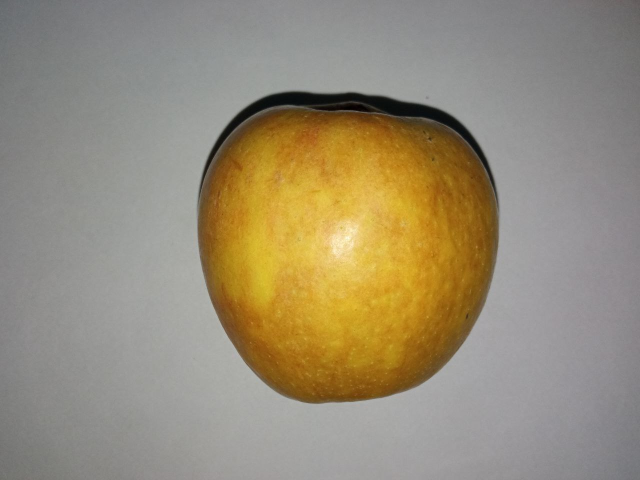
#> input picture data/raw/Apple/Fresh/Apple_Fresh_000.jpg, 1280 x 960 px (shown at 1/2 size); its folder holds only this picture in this run
$ python -i segment.py   (imports and definitions only)
#> lines starting #> are read from the running program, lines starting #| are printed output that depends on the picture; after the words box and inside, x2 and y2 are one past the last pixel; in counts of white or black regions, pixels touching at a corner belong together
"""
MODULE 1 - TÁCH QUẢ KHỎI NỀN (Chương 3, 5, 6)

Phương pháp chính "bg_dist" (nền đơn sắc xám-trắng / lam nhạt, KỂ CẢ nền bị tối dần ra góc - vignette):
  1. Ước lượng NỀN dạng mặt cong mượt: khớp đa thức bậc cao (1,x,y,x²,xy,y²,r⁴) theo bình phương tối thiểu
     trên dải viền ảnh, lặp loại pixel ngoại lai (quả chạm mép)       -> thích ứng từng ảnh, chịu được vignette
  2. D(z) = khoảng cách Euclid RGB tới màu nền TẠI CHÍNH VỊ TRÍ ĐÓ  (Color Slicing, Ch.3)
  3. Ngưỡng = Otsu(D) kẹp trong [min_dist, max_dist]                   (Ch.6 Otsu)
  4. Loại bóng đổ: pixel cùng sắc với nền (S thấp) nhưng tối hơn nền
  5. Opening, Closing, lấp lỗ                                          (Ch.5 Morphology)
Phương pháp dự phòng: "otsu_s" (Otsu kênh S, Ch.3+6) và "kmeans" (K-means K=3, Ch.6).
"""
import cv2
import numpy as np
import config


def _ellipse(k):
    k = max(1, int(k)) | 1
    return cv2.getStructuringElement(cv2.MORPH_ELLIPSE, (k, k))


def estimate_background_color(img, patch=12):
    """
    Màu nền (3,) = trung vị của trung vị 4 mảnh góc. Quả hiếm khi phủ cả 4 góc nên khá bền
    (kể cả khi quả chạm 1-2 mép ảnh).
    """
    h, w = img.shape[:2]
    p = max(1, min(patch, h // 4, w // 4))
    corners = [img[:p, :p], img[:p, -p:], img[-p:, :p], img[-p:, -p:]]
    meds = np.array([np.median(c.reshape(-1, 3), axis=0) for c in corners])
    return np.median(meds, axis=0)


def _poly_design(xn, yn):
    """Ma trận thiết kế đa thức theo toạ độ chuẩn hoá [-1,1]: [1, x, y, x^2, xy, y^2, (x^2+y^2)^2]."""
    return np.stack([np.ones_like(xn), xn, yn, xn * xn, xn * yn, yn * yn, (xn * xn + yn * yn) ** 2], axis=-1)


def estimate_background_surface(img, ring_frac=0.08, n_iter=3, exclude=None):
    """
    Nền dạng mặt cong (h,w,3) float32. Khớp đa thức trên dải viền ảnh (rộng ring_frac*cạnh ngắn);
    mỗi vòng loại các pixel có sai số lớn (quả chạm mép ảnh, vật lạ). Tính trên ảnh thu nhỏ rồi phóng lại -> nhanh.
    exclude: mặt nạ bool/uint8 (h,w) của vùng ĐÃ BIẾT là quả. Nếu có, khớp trên MỌI pixel ngoài vùng này
             (ràng buộc nền sát quả tốt hơn so với chỉ dùng dải viền).
    """
    H, W = img.shape[:2]
    s = max(1, int(round(max(H, W) / 160)))
    small = cv2.resize(img, (max(8, W // s), max(8, H // s)), interpolation=cv2.INTER_AREA).astype(np.float32)
    h, w = small.shape[:2]
    yy, xx = np.mgrid[0:h, 0:w]
    A = _poly_design((xx / (w - 1)) * 2 - 1, (yy / (h - 1)) * 2 - 1).reshape(-1, 7).astype(np.float64)
    Y = small.reshape(-1, 3).astype(np.float64)
    ring_px = max(2, int(round(ring_frac * min(h, w))))
    ring = (np.minimum(np.minimum(xx, w - 1 - xx), np.minimum(yy, h - 1 - yy)) < ring_px).ravel()

    fit_set = ring
    if exclude is not None:
        ex = cv2.resize((exclude > 0).astype(np.uint8), (w, h), interpolation=cv2.INTER_NEAREST).ravel() > 0
        if (~ex).sum() >= 0.12 * h * w:             # đủ pixel nền mới dùng; nếu không giữ dải viền
            fit_set = ~ex
    inl, coef = fit_set.copy(), None
    for _ in range(n_iter):
        if inl.sum() < 30:
            break
        coef, *_ = np.linalg.lstsq(A[inl], Y[inl], rcond=None)
        r = np.linalg.norm(A @ coef - Y, axis=1)
        inl = fit_set & (r < max(12.0, 3.0 * np.median(r[fit_set]) + 6.0))
    if coef is None:                                              # dự phòng: nền hằng số
        const = np.median(Y[ring], axis=0)
        return np.tile(const.astype(np.float32), (H, W, 1))
    surf = A @ coef
    lo = np.percentile(Y[inl], 1, axis=0) - 15.0            # chặn ngoại suy phi lý: nền không thể nằm ngoài
    hi = np.percentile(Y[inl], 99, axis=0) + 15.0           # khoảng giá trị thật của các pixel nền đã khớp
    surf = np.clip(surf, lo, hi).reshape(h, w, 3).astype(np.float32)
    return np.clip(cv2.resize(surf, (W, H), interpolation=cv2.INTER_LINEAR), 0, 255)


def estimate_background(img, cfg, exclude=None):
    """Nền (h,w,3) float32. bg_model='surface' (mặc định, chịu vignette) hoặc 'const' (màu hằng từ 4 góc)."""
    if cfg.get("bg_model", "surface") == "const":
        return np.tile(estimate_background_color(img, cfg["bg_patch"]).astype(np.float32), (*img.shape[:2], 1))
    return estimate_background_surface(img, cfg.get("bg_ring", 0.08), exclude=exclude)


def _bg_dist_mask(img, cfg):
    """Tính ở độ phân giải làm việc <= work_size (cạnh dài) cho nhanh; ảnh nhỏ hơn giữ nguyên."""
    H, W = img.shape[:2]
    k = max(1, int(np.ceil(max(H, W) / cfg.get("work_size", 480))))
    if k == 1:
        return _bg_dist_mask_core(img, cfg)
    small = cv2.resize(img, (W // k, H // k), interpolation=cv2.INTER_AREA)
    m = _bg_dist_mask_core(small, cfg)
    return (cv2.resize(m, (W, H), interpolation=cv2.INTER_LINEAR) > 127).astype(np.uint8) * 255


def _bg_dist_mask_core(img, cfg):
    f32 = img.astype(np.float32)

    def dist_mask(bg):
        dist = np.sqrt(((f32 - bg) ** 2).sum(axis=2))
        t, _ = cv2.threshold(np.clip(dist, 0, 255).astype(np.uint8), 0, 255,
                             cv2.THRESH_BINARY + cv2.THRESH_OTSU)
        return dist > float(np.clip(t, cfg["min_dist"], cfg["max_dist"]))

    bg = estimate_background(img, cfg)                       # vòng 1: khớp nền từ dải viền
    mask = dist_mask(bg)
    if cfg.get("bg_model", "surface") == "surface" and cfg.get("bg_refit", True) and mask.any():
        r = max(8, int(0.05 * min(img.shape[:2])))           # vòng 2: khớp lại bằng mọi pixel ngoài quả
        excl = cv2.dilate(mask.astype(np.uint8) * 255, _ellipse(2 * r + 1))
        bg = estimate_background(img, cfg, exclude=excl)
        mask = dist_mask(bg)
    if cfg["suppress_shadow"]:                               # bóng đổ: cùng sắc với nền (S thấp), tối hơn nền
        hsv = cv2.cvtColor(img, cv2.COLOR_BGR2HSV)
        bg_hsv = cv2.cvtColor(np.clip(bg, 0, 255).astype(np.uint8), cv2.COLOR_BGR2HSV)
        shadow = ((hsv[..., 1].astype(np.int16) < bg_hsv[..., 1].astype(np.int16) + cfg["shadow_dS"])
                  & (hsv[..., 2] < bg_hsv[..., 2]) & (hsv[..., 2] > 0.4 * bg_hsv[..., 2]))
        mask &= ~shadow
    return mask.astype(np.uint8) * 255


def _otsu_s_mask(img, cfg):
    s = cv2.cvtColor(img, cv2.COLOR_BGR2HSV)[..., 1]
    t, _ = cv2.threshold(s, 0, 255, cv2.THRESH_BINARY + cv2.THRESH_OTSU)
    thr = float(np.clip(t, cfg["s_min"], cfg["s_max"]))
    return (s > thr).astype(np.uint8) * 255


def _kmeans_mask(img, cfg):
    bg = estimate_background_color(img, cfg["bg_patch"])
    small = cv2.resize(img, None, fx=0.5, fy=0.5, interpolation=cv2.INTER_AREA)
    data = small.reshape(-1, 3).astype(np.float32)
    cv2.setRNGSeed(0)
    crit = (cv2.TERM_CRITERIA_EPS + cv2.TERM_CRITERIA_MAX_ITER, 20, 1.0)
    _, _, centers = cv2.kmeans(data, cfg["kmeans_k"], None, crit, 2, cv2.KMEANS_PP_CENTERS)
    is_bg = np.linalg.norm(centers - bg[None, :], axis=1) < cfg["kmeans_bg_dist"]
    if not is_bg.any():                                   # luôn coi cụm gần nền nhất là nền
        is_bg[np.argmin(np.linalg.norm(centers - bg[None, :], axis=1))] = True
    f = img.reshape(-1, 3).astype(np.float32)
    d = ((f[:, None, :] - centers[None, :, :]) ** 2).sum(axis=2)
    lab = np.argmin(d, axis=1).reshape(img.shape[:2])
    return (~is_bg[lab]).astype(np.uint8) * 255


def clean_mask(mask, open_k=5, close_k=9, fill_holes=True):
    """Opening xoá đốm nhiễu, Closing hàn khe, lấp lỗ bên trong quả (Ch.5)."""
    m = cv2.morphologyEx(mask, cv2.MORPH_OPEN, _ellipse(open_k))
    m = cv2.morphologyEx(m, cv2.MORPH_CLOSE, _ellipse(close_k))
    if fill_holes:
        cnts, _ = cv2.findContours(m, cv2.RETR_EXTERNAL, cv2.CHAIN_APPROX_SIMPLE)
        m = np.zeros_like(m)
        cv2.drawContours(m, cnts, -1, 255, -1)
    return m


def segment_fruits(frame_pre, cfg=None, return_raw=False):
    """
    Input : frame BGR đã tiền xử lý (h,w,3) uint8
    Output: mask_full uint8 {0,255} (h,w); 255 = quả
    """
    cfg = cfg or config.SEGMENT
    method = cfg["method"]
    if method == "bg_dist":
        raw = _bg_dist_mask(frame_pre, cfg)
    elif method == "otsu_s":
        raw = _otsu_s_mask(frame_pre, cfg)
    elif method == "kmeans":
        raw = _kmeans_mask(frame_pre, cfg)
    else:
        raise ValueError(f"SEGMENT.method không hợp lệ: {method}")

    mask = clean_mask(raw, cfg["open_k"], cfg["close_k"], cfg["fill_holes"])
    if return_raw:
        return mask, raw
    return mask

>>> import cv2
>>> picture = cv2.imread('../data/raw/Apple/Fresh/Apple_Fresh_000.jpg')
#> picture is the input picture: shape (960, 1280, 3); mean B, G, R 118.9, 140.8, 151.3
>>> result = segment_fruits(picture)
#> in estimate_background_surface, `ring = (np.minimum(np.minimum(xx, w - 1 - xx), np.minimum(yy, h - 1 - ..`:
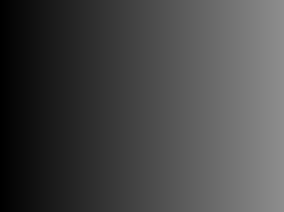
#> xx: shape (106, 142) int64 (shown 2 times larger); min 0, max 141, mean 70.5
#> in estimate_background_surface, `ring = (np.minimum(np.minimum(xx, w - 1 - xx), np.minimum(yy, h - 1 - ..`:
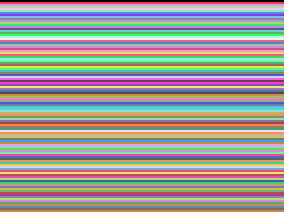
#> yy: shape (106, 142) int64 (shown 2 times larger); 106 distinct labels, from 0 to 105; one colour per label, 0 black
#> in estimate_background_surface, `lo = np.percentile(Y[inl], 1, axis=0) - 15.0`: lo = [92, 93, 93]
#> in estimate_background_surface, `hi = np.percentile(Y[inl], 99, axis=0) + 15.0`: hi = [177, 179, 179]
#> in dist_mask, `dist = np.sqrt(((f32 - bg) ** 2).sum(axis=2))`:
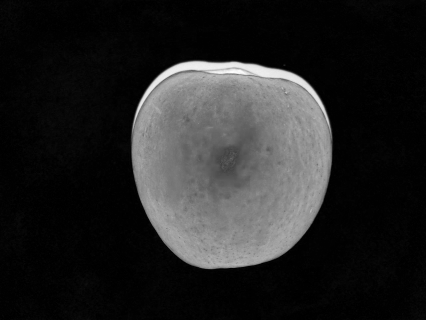
#> dist: shape (320, 426) float32; min 0.0595, max 279.8, mean 40.8; drawn with min black and max white
#> in dist_mask, `t, _ = cv2.threshold(np.clip(dist, 0, 255).astype(np.uint8), 0, 255, c..`: t = 76
#> in dist_mask, `return dist > float(np.clip(t, cfg["min_dist"], cfg["max_dist"]))`: returned value: shape (320, 426) bool; 25.3% white; 1 white region, box (x1, y1, x2, y2) and area: (131, 60, 332, 269) 34479
#> in _bg_dist_mask_core, `excl = cv2.dilate(mask.astype(np.uint8) * 255, _ellipse(2 * r + 1))`:
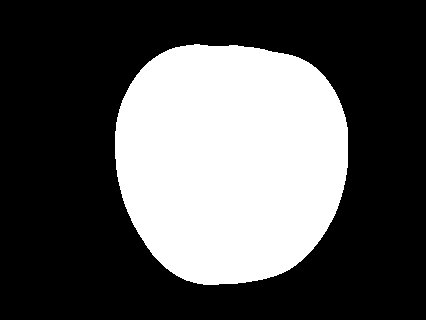
#> excl: shape (320, 426); 33.7% white; 1 white region, box (x1, y1, x2, y2) and area: (115, 44, 348, 285) 45994
#> in dist_mask (call 2), `return dist > float(np.clip(t, cfg["min_dist"], cfg["max_dist"]))`: returned value: shape (320, 426) bool; 25.3% white; 1 white region, box (x1, y1, x2, y2) and area: (131, 60, 332, 269) 34473
#> in _bg_dist_mask_core, `hsv = cv2.cvtColor(img, cv2.COLOR_BGR2HSV)`: hsv: shape (320, 426, 3); mean H, S, V 58.7, 51.3, 152.1
#> in _bg_dist_mask_core, `bg_hsv = cv2.cvtColor(np.clip(bg, 0, 255).astype(np.uint8), cv2.COLOR_..`: bg_hsv: shape (320, 426, 3); mean H, S, V 66.9, 4.1, 152.9
#> in _bg_dist_mask_core, `shadow = ((hsv[..., 1].astype(np.int16) < bg_hsv[..., 1].astype(np.int..`:
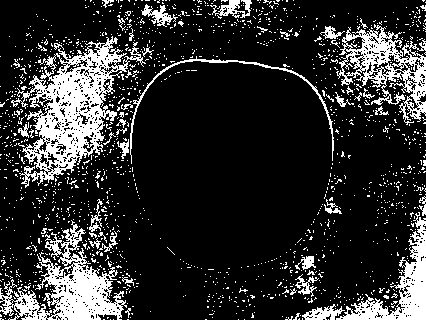
#> shadow: shape (320, 426) bool; 18.4% white; 1575 white regions (1528 under 20 px), largest, box (x1, y1, x2, y2) and area: (11, 36, 146, 188) 6909, (0, 220, 127, 320) 4574, (336, 24, 426, 125) 3272
#> in _bg_dist_mask_core, `mask &= ~shadow`:
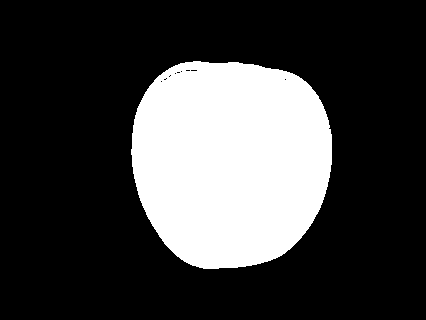
#> mask: shape (320, 426) bool; 25.1% white; 1 white region, box (x1, y1, x2, y2) and area: (131, 61, 332, 269) 34187
#> in _bg_dist_mask, `return (cv2.resize(m, (W, H), interpolation=cv2.INTER_LINEAR) > 127).a..`:
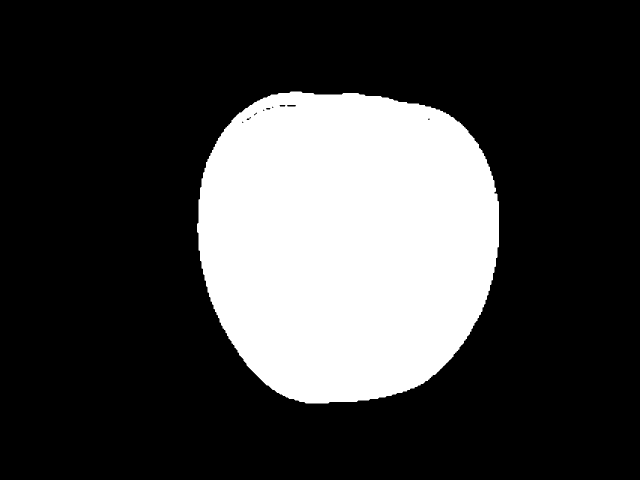
#> returned value: shape (960, 1280) (shown at 1/2 size); 25.1% white; 1 white region, box (x1, y1, x2, y2) and area: (394, 183, 998, 807) 308152
#> in clean_mask, `m = cv2.morphologyEx(mask, cv2.MORPH_OPEN, _ellipse(open_k))`: m: shape (960, 1280); 25.1% white; 1 white region, box (x1, y1, x2, y2) and area: (394, 183, 998, 807) 308069
#> in clean_mask, `m = cv2.morphologyEx(m, cv2.MORPH_CLOSE, _ellipse(close_k))`: m: shape (960, 1280); 25.1% white; 1 white region
#> in clean_mask, `cnts, _ = cv2.findContours(m, cv2.RETR_EXTERNAL, cv2.CHAIN_APPROX_SIMP..`: cnts = 1 contour; box (x1, y1, x2, y2) and area: (394, 183, 998, 807) 307434

$ run again, on data/raw/Apple/Fresh/Apple_Fresh_002.jpg
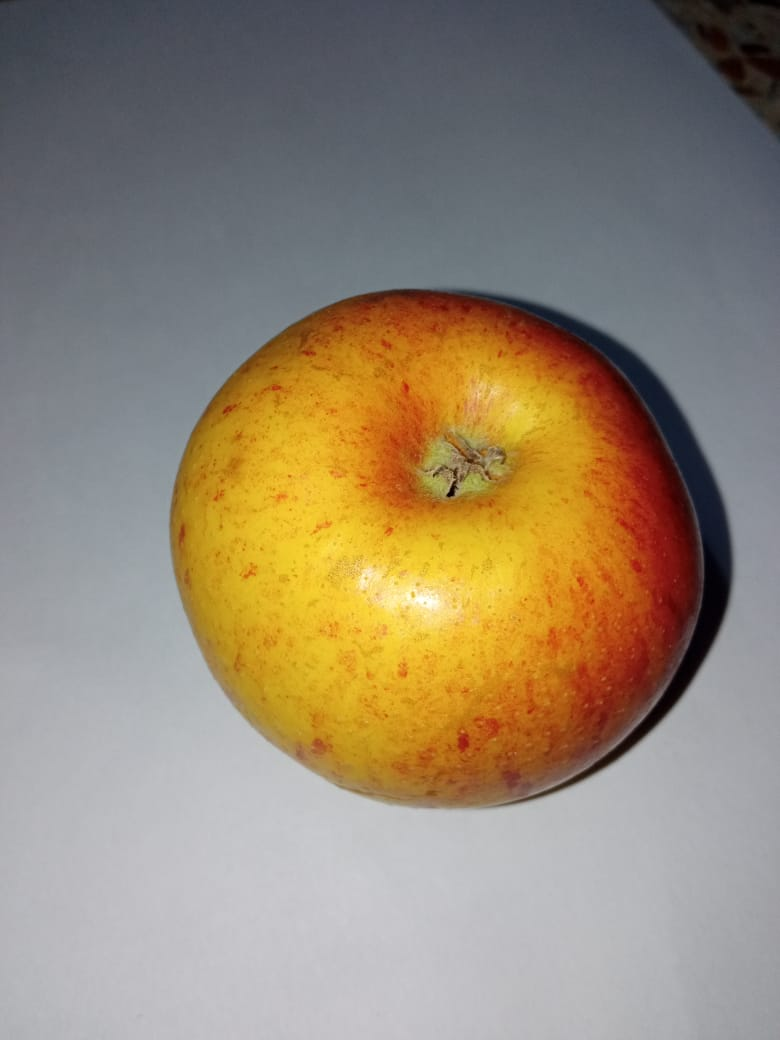
#> input picture data/raw/Apple/Fresh/Apple_Fresh_002.jpg, 780 x 1040 px
#> picture is the input picture: shape (1040, 780, 3); mean B, G, R 115.2, 135.2, 149.1
#> in estimate_background_surface, `ring = (np.minimum(np.minimum(xx, w - 1 - xx), np.minimum(yy, h - 1 - ..`:
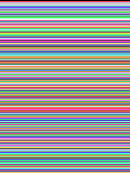
#> yy: shape (173, 130) int64; 173 distinct labels, from 0 to 172; one colour per label, 0 black
#> lo = [63, 53, 47]
#> hi = [216, 211, 212]
#> t = 80
#> excl: shape (346, 260); 39.3% white; 2 white regions, box (x1, y1, x2, y2) and area: (44, 83, 258, 282) 33499, (210, 0, 260, 58) 1852
#> hsv: shape (346, 260, 3); mean H, S, V 85.7, 73.5, 156.6
#> bg_hsv: shape (346, 260, 3); mean H, S, V 108.5, 22.1, 151.5
#> shadow: shape (346, 260) bool; 31.1% white; 261 white regions (247 under 20 px), largest, box (x1, y1, x2, y2) and area: (0, 0, 260, 270) 18475, (2, 282, 260, 346) 8044, (186, 84, 224, 104) 330
#> mask: shape (346, 260) bool; 28.7% white; 12 white regions (9 under 20 px), largest, box (x1, y1, x2, y2) and area: (56, 96, 244, 269) 25318, (232, 7, 260, 34) 394, (236, 0, 260, 6) 89
#> in clean_mask, `m = cv2.morphologyEx(m, cv2.MORPH_CLOSE, _ellipse(close_k))`:
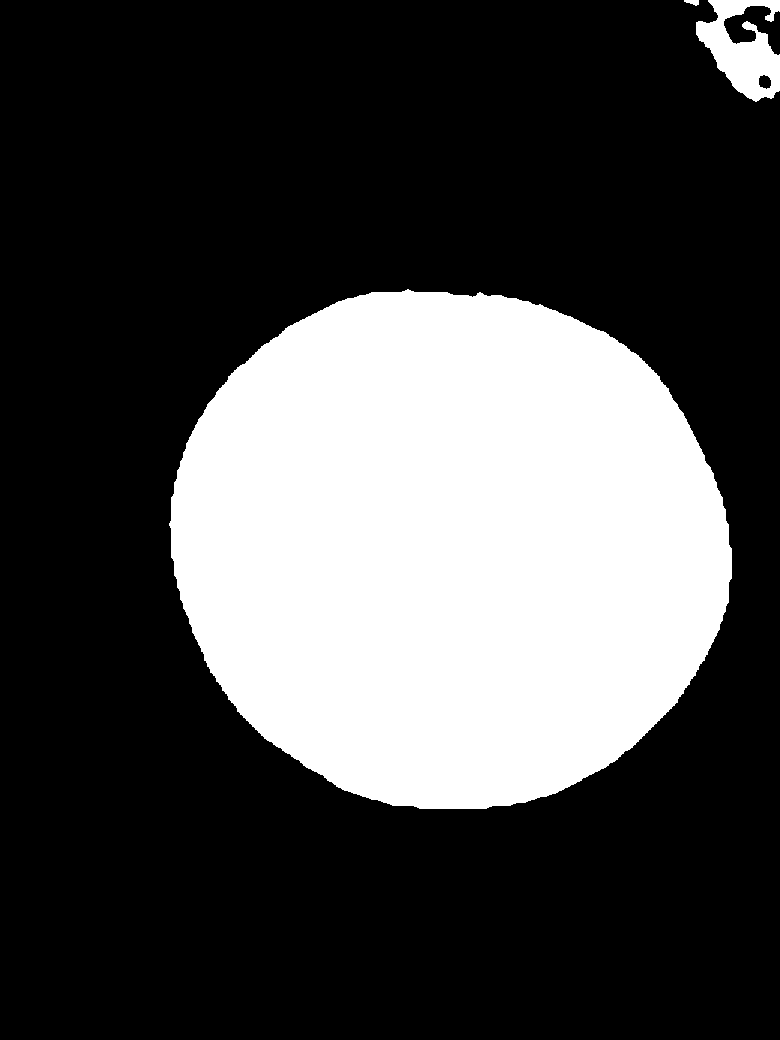
#> m: shape (1040, 780); 28.8% white; 3 white regions
#> cnts = 3 contours; box (x1, y1, x2, y2) and area: (169, 289, 732, 809) 227890, (696, 0, 780, 102) 4580, (684, 0, 699, 6) 42

$ run again, on data/raw/Apple/Fresh/Apple_Fresh_005.jpg
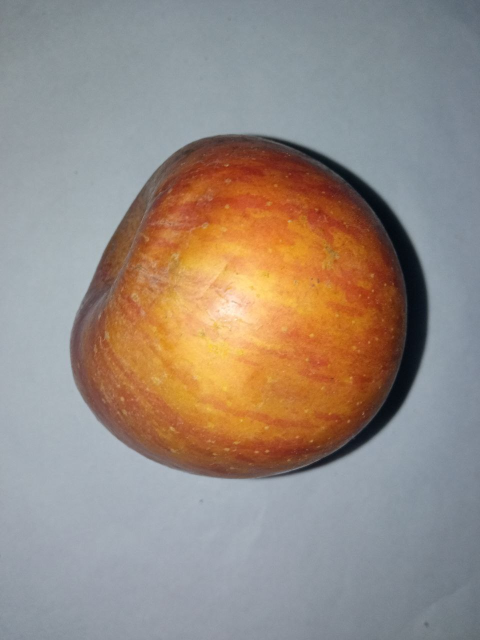
#> input picture data/raw/Apple/Fresh/Apple_Fresh_005.jpg, 960 x 1280 px (shown at 1/2 size)
#> picture is the input picture: shape (1280, 960, 3); mean B, G, R 130.2, 139.5, 151.6
#> in estimate_background_surface, `ring = (np.minimum(np.minimum(xx, w - 1 - xx), np.minimum(yy, h - 1 - ..`:
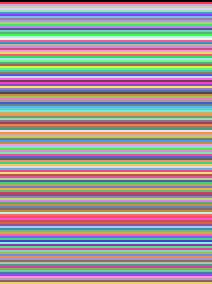
#> yy: shape (142, 106) int64 (shown 2 times larger); 142 distinct labels, from 0 to 141; one colour per label, 0 black
#> lo = [106, 97, 87]
#> hi = [201, 195, 184]
#> t = 85
#> excl: shape (426, 320); 40.6% white; 1 white region, box (x1, y1, x2, y2) and area: (30, 73, 302, 335) 55342
#> hsv: shape (426, 320, 3); mean H, S, V 78.1, 71.2, 164.6
#> bg_hsv: shape (426, 320, 3); mean H, S, V 103.3, 28.8, 169.8
#> shadow: shape (426, 320) bool; 23.8% white; 964 white regions (905 under 20 px), largest, box (x1, y1, x2, y2) and area: (0, 10, 289, 325) 17256, (196, 330, 320, 426) 5450, (0, 360, 97, 426) 2677
#> mask: shape (426, 320) bool; 30.1% white; 3 white regions (2 under 20 px), largest, box (x1, y1, x2, y2) and area: (48, 91, 285, 318) 40996
#> in clean_mask, `m = cv2.morphologyEx(m, cv2.MORPH_CLOSE, _ellipse(close_k))`:
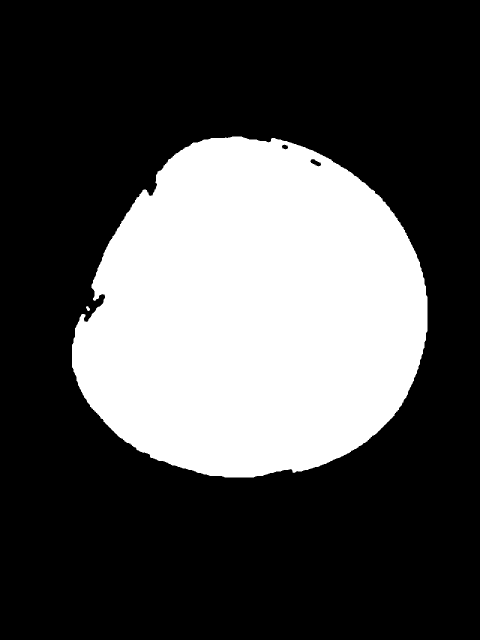
#> m: shape (1280, 960) (shown at 1/2 size); 30.2% white; 2 white regions
#> cnts = 2 contours; box (x1, y1, x2, y2) and area: (144, 273, 855, 955) 370333, (172, 612, 180, 622) 38

$ run again, on data/raw/Apple/Fresh/Apple_Fresh_006.jpg
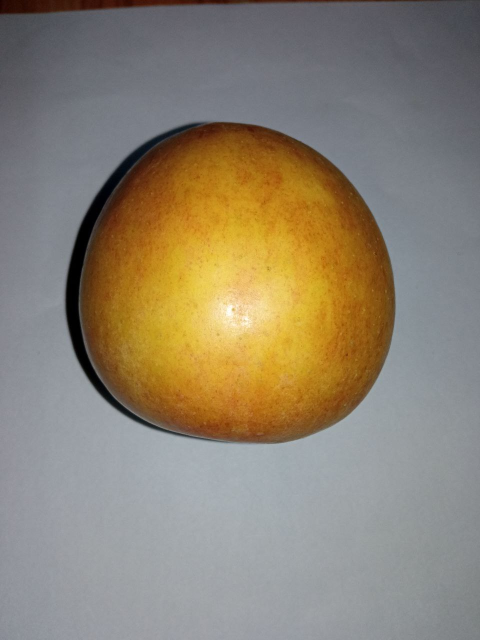
#> input picture data/raw/Apple/Fresh/Apple_Fresh_006.jpg, 960 x 1280 px (shown at 1/2 size)
#> picture is the input picture: shape (1280, 960, 3); mean B, G, R 113.1, 130.8, 141.1
#> yy: shape (142, 106) int64; 142 distinct labels, from 0 to 141
#> lo = [63.52, 58, 57]
#> hi = [182, 177, 174]
#> t = 73
#> excl: shape (426, 320); 40.7% white; 2 white regions, box (x1, y1, x2, y2) and area: (27, 65, 280, 311) 49879, (0, 0, 294, 25) 5666
#> hsv: shape (426, 320, 3); mean H, S, V 83, 67.5, 148.1
#> bg_hsv: shape (426, 320, 3); mean H, S, V 106.9, 18.9, 147.9
#> shadow: shape (426, 320) bool; 25.8% white; 1072 white regions (1037 under 20 px), largest, box (x1, y1, x2, y2) and area: (0, 47, 302, 420) 23336, (99, 0, 320, 103) 4940, (0, 7, 63, 104) 2366
#> mask: shape (426, 320) bool; 28.1% white; 7 white regions (5 under 20 px), largest, box (x1, y1, x2, y2) and area: (44, 81, 263, 295) 37346, (0, 0, 265, 9) 1016
#> in clean_mask, `m = cv2.morphologyEx(m, cv2.MORPH_CLOSE, _ellipse(close_k))`:
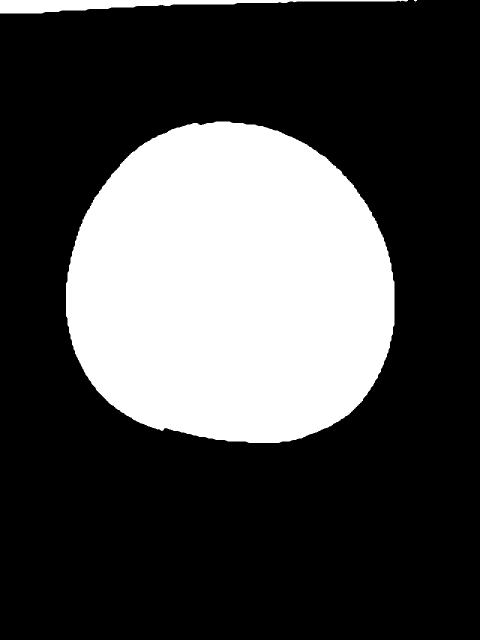
#> m: shape (1280, 960) (shown at 1/2 size); 28.3% white; 3 white regions (1 under 20 px)
#> cnts = 3 contours, 1 with area under 20; largest, box (x1, y1, x2, y2) and area: (132, 243, 789, 886) 336970, (0, 0, 816, 27) 8366
